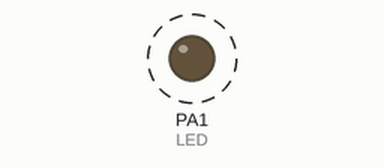
Simulated run of this sketch. Board: STM32 Blue Pill. Shown: output pins drawn as LEDs (lit = HIGH). Dashed ring = blinking.

Above: at 0.5 s.
Timing chart, 0 to 4.6 s (numbered marks = the images above):
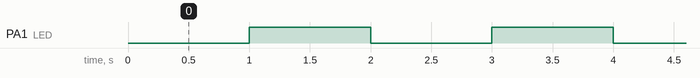

The sketch:

LCD_with_I2C.ino
```cpp
#include<HardwareTimer.h>
#define LED PA1
#define INTERVAL1 1000000
HardwareTimer Timer1(TIM1);
void ngat1()
{
  int state= digitalRead(LED);
  if(state==HIGH)
  {
    digitalWrite(LED,LOW);
  }
  else{
    digitalWrite(LED,HIGH);
  }
}
void setup()
{
  pinMode(LED,OUTPUT);
  Timer1.pause();
  Timer1.setOverflow(INTERVAL1,MICROSEC_FORMAT);
  Timer1.attachInterrupt(ngat1);
  Timer1.resume();
}
void loop()
{

}
```

Measured:
- by itself, PA1 (LED): alternates HIGH for 1.0 s and LOW for 1.0 s
